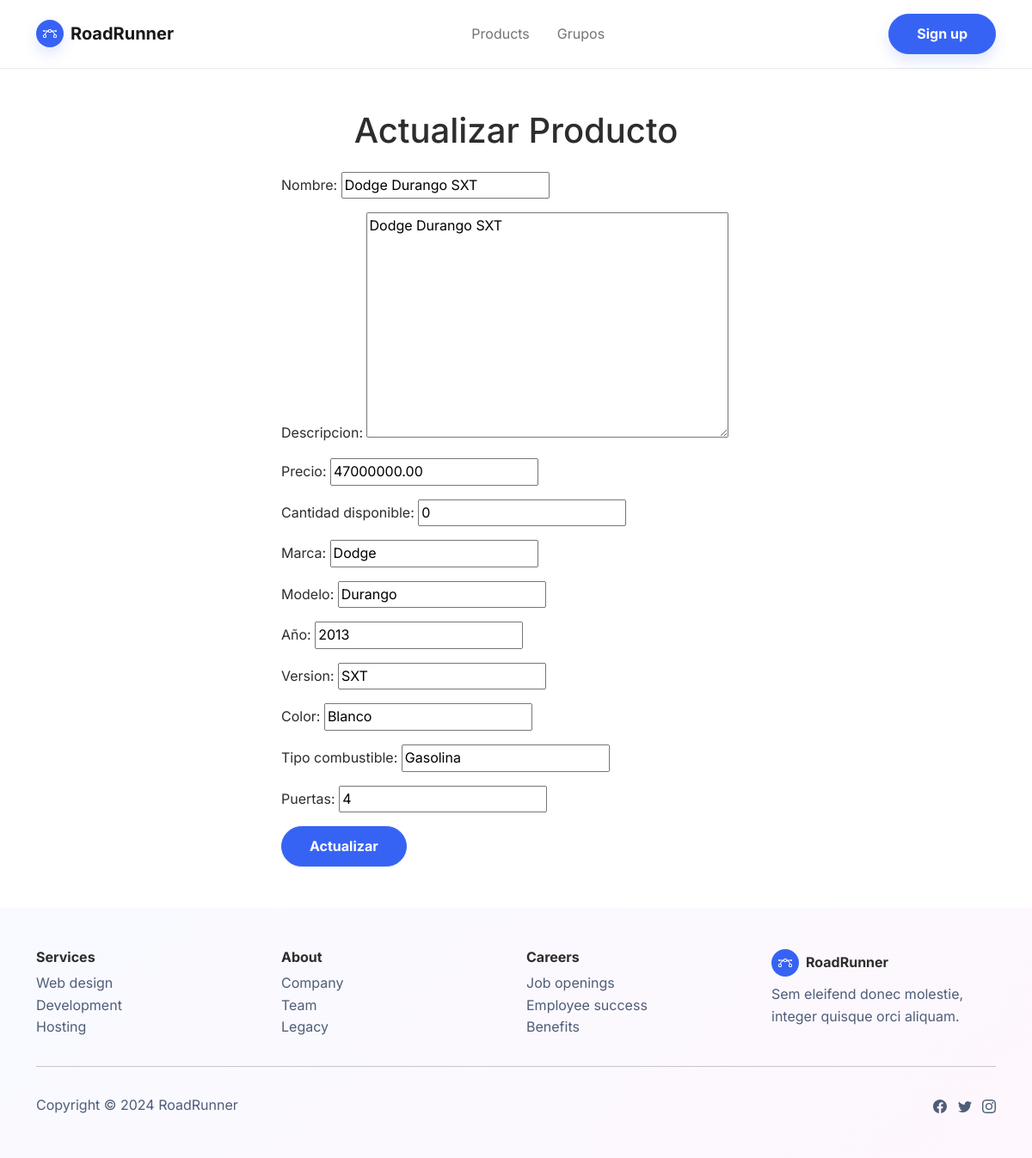
Screenshot of /1/actualizar/ with the database file from the repository.
### gestion_productos/models.py (models this page shows, shortened)
class Producto(models.Model):
    nombre = models.CharField(max_length=100)
    descripcion = models.TextField()
    precio = models.DecimalField(max_digits=20, decimal_places=2)
    cantidad_disponible = models.IntegerField(default=0)
    marca = models.CharField(max_length=100)
    modelo = models.CharField(max_length=100)
    año = models.IntegerField()
    version = models.CharField(max_length=100)
    color = models.CharField(max_length=100)
    tipo_combustible = models.CharField(max_length=100)
    puertas = models.IntegerField()
    fecha_creacion = models.DateField(auto_now_add=True)
    fecha_actualizacion = models.DateField(auto_now=True)

### gestion_productos/views.py (the view, shortened to what this page needs)
# urls.py: path('<int:pk>/actualizar/', ProductoUpdateView.as_view(), name='producto_actualizar'),
class ProductoUpdateView(UpdateView):
    model = Producto
    template_name = 'producto_form.html'
    fields = '__all__'  # O puedes especificar los campos que deseas mostrar en el formulario

### gestion_productos/templates/producto_form.html (shortened to what this page needs)
{% extends 'base.html' %}
{% load static %}
{% block content %}
<section class="py-5">
    <div class="container">
        <div class="row justify-content-center">
            <div class="col-md-8 col-xl-6">
                <h1 class="text-center mb-4">
                    {% if form.instance.pk %}
                        Actualizar Producto
                    {% else %}
                        Crear Producto
                    {% endif %}
                </h1>
                <form method="post" id="producto-form">
                    {{ form.as_p }}
                    <button type="submit" class="btn btn-primary">
                        {% if form.instance.pk %}
                            Actualizar
                        {% else %}
                            Crear
                        {% endif %}
                    </button>
                </form>
            </div>
        </div>
    </div>
</section>
{% endblock %}

### rows the page displays
Producto: nombre "Dodge Durango SXT", descripcion "Dodge Durango SXT", precio "47000000.00", cantidad_disponible "0", marca "Dodge", modelo "Durango", año "2013", version "SXT", color "Blanco", tipo_combustible "Gasolina", puertas "4"
